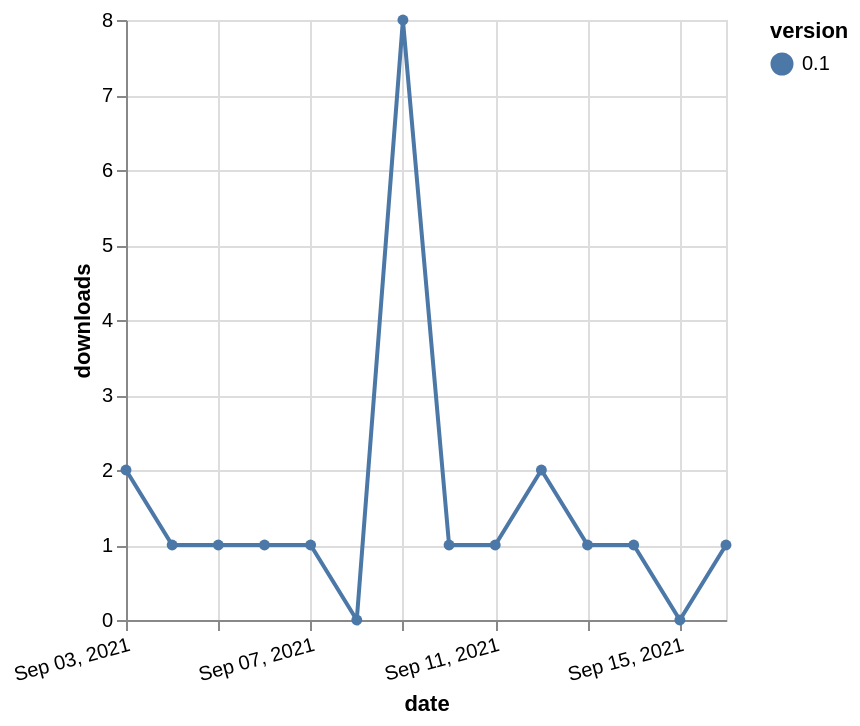

The Vega-Lite source for this figure:
### Vega-Lite specification from a JSON file in a GitHub repository (floating-point values rounded to 4 significant figures)
{"$schema": "https://vega.github.io/schema/vega-lite/v5.json", "description": "A simple bar chart with embedded data.", "data": {"values": [{"date": "2021-09-03", "total": 504, "delta": 2, "version": "0.1"}, {"date": "2021-09-04", "total": 505, "delta": 1, "version": "0.1"}, {"date": "2021-09-05", "total": 506, "delta": 1, "version": "0.1"}, {"date": "2021-09-06", "total": 507, "delta": 1, "version": "0.1"}, {"date": "2021-09-07", "total": 508, "delta": 1, "version": "0.1"}, {"date": "2021-09-08", "total": 508, "delta": 0, "version": "0.1"}, {"date": "2021-09-09", "total": 516, "delta": 8, "version": "0.1"}, {"date": "2021-09-10", "total": 517, "delta": 1, "version": "0.1"}, {"date": "2021-09-11", "total": 518, "delta": 1, "version": "0.1"}, {"date": "2021-09-12", "total": 520, "delta": 2, "version": "0.1"}, {"date": "2021-09-13", "total": 521, "delta": 1, "version": "0.1"}, {"date": "2021-09-14", "total": 522, "delta": 1, "version": "0.1"}, {"date": "2021-09-15", "total": 522, "delta": 0, "version": "0.1"}, {"date": "2021-09-16", "total": 523, "delta": 1, "version": "0.1"}]}, "width": "container", "mark": {"type": "line", "point": {"filled": true}}, "encoding": {"x": {"field": "date", "type": "temporal", "timeUnit": "yearmonthdate", "title": "date", "axis": {"labelAngle": -15}}, "y": {"field": "delta", "type": "quantitative", "title": "downloads"}, "color": {"field": "version", "type": "nominal"}, "tooltip": {"field": "delta"}}}
